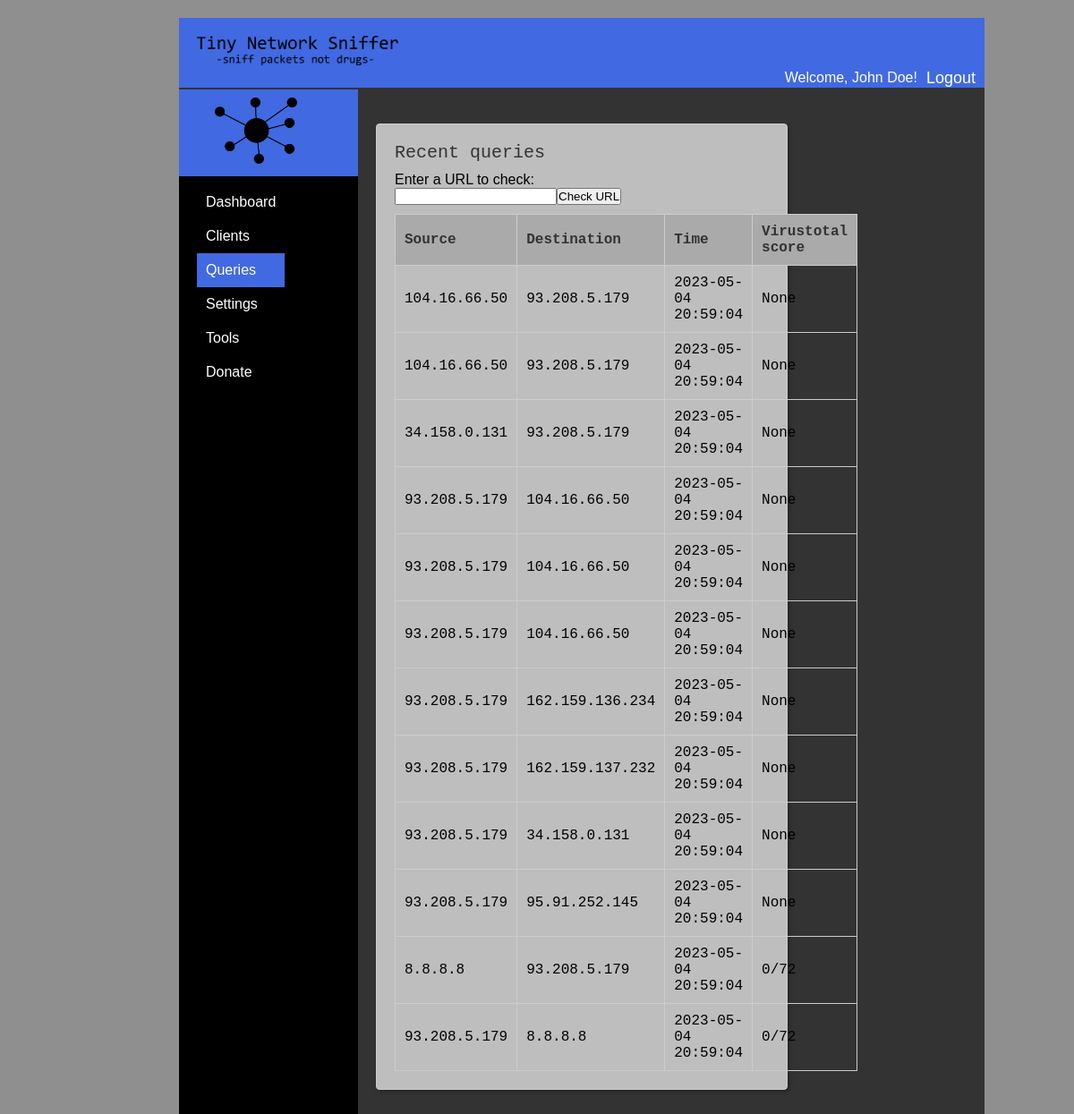
The page /queries (signed in) on the database as committed earlier.
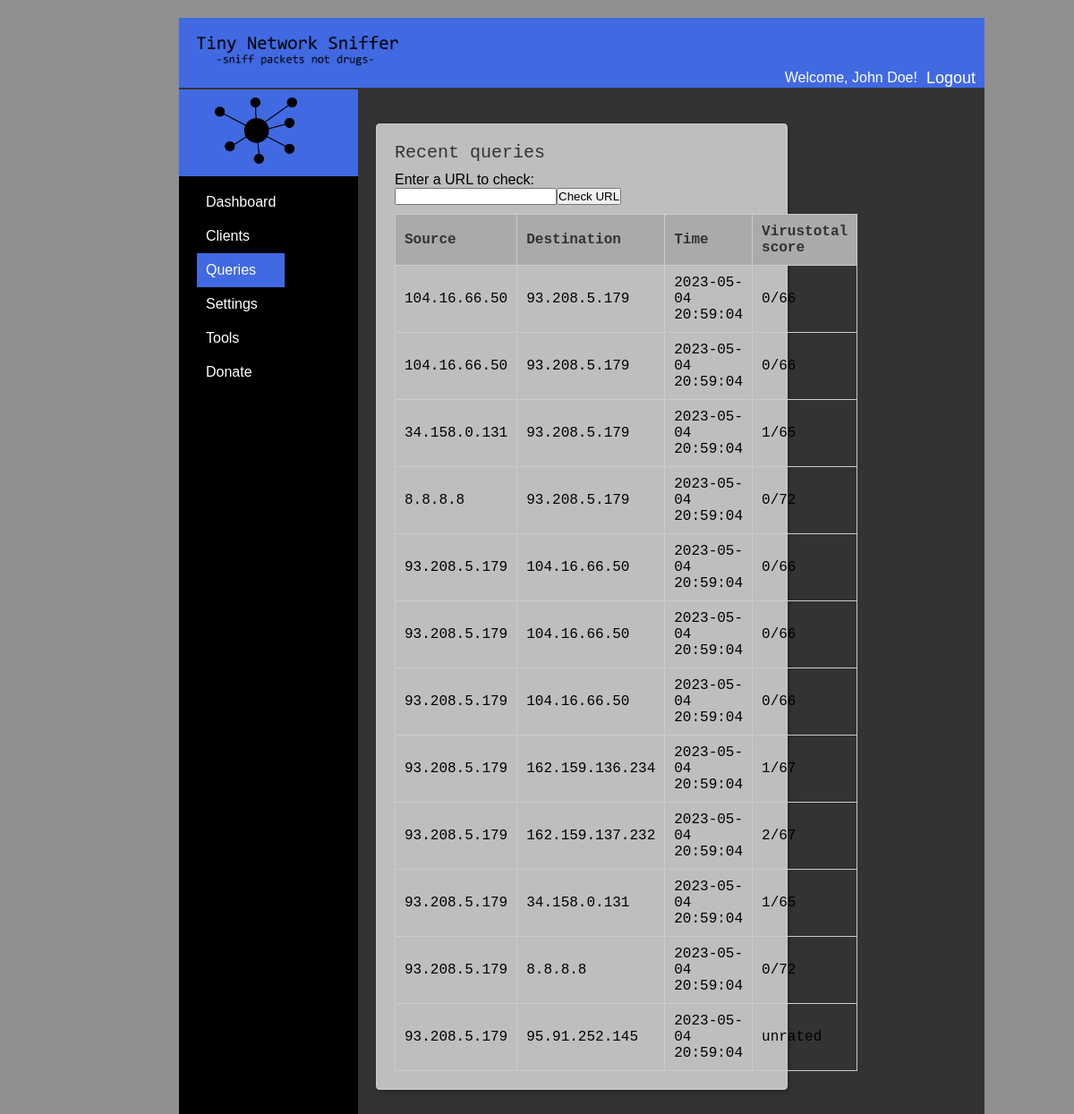
The same page on the database as committed later.
### tables this page shows
CREATE TABLE dns_queries
    (id INTEGER PRIMARY KEY AUTOINCREMENT,
     timestamp TEXT,
     source_ip TEXT,
     destination_ip TEXT,
     protocol TEXT,
     dns_query TEXT,
     vt_score TEXT,
     vt_lastcheck TEXT);

### flask_webserver.py (the view)
@app.route("/queries")
def queries():
    if "username" in session:
        conn = sqlite3.connect('database.db')
        c = conn.cursor()
        c.execute("SELECT source_ip, destination_ip, timestamp, vt_score FROM dns_queries LIMIT 20")
        rows = c.fetchall()
        conn.close()
        return render_template('queries.html', rows=rows)
    else:
        return redirect(url_for("login"))

### templates/queries.html (shortened to what this page needs)
<!DOCTYPE html>
<html>
<head>
	<link rel="stylesheet" type="text/css" href="../static/css/home.css">
</head>
<body>
	<div class="container">
		<div class="sidebar">
			<div class="logo">
				<img src="../static/img/Logoohnetext.png" class="logo">
			</div>
			<ul>
				<li><a href="home">Dashboard</a></li>
				<li><a href="clients">Clients</a></li>
				<li class="active"><a href="#">Queries</a></li>
				<li><a href="settings">Settings</a></li>
				<li><a href="#">Tools</a></li>
				<li><a href="#">Donate</a></li>
			</ul>
		</div>
		<div class="header">
			<img src="../static/img/textonly.png" width=25% >
			<div class="user-info">
				<p>Welcome, John Doe!</p>
				<a class="loggoutbtn" onclick="logout()">Logout</a>
			</div>
		</div>
		<div class="main-content">
			<div class="dashboard">
				<div class="dashboard-item">
					<h2>Recent queries</h2>
					<table>
						<thead>
							<tr>
								<th>Source</th>
								<th>Destination</th>
								<th>Time</th>
								<th>Virustotal score</th>
							</tr>
						</thead>
						<tbody>
							{% for row in rows %}
							<tr>
								<td>{{ row[0] }}</td>
								<td>{{ row[1] }}</td>
								<td>{{ row[2] }}</td>
								<td>{{ row[3] }}</td>
							</tr>
							{% endfor %}
							    <p>Enter a URL to check:</p>
								<input type="text" id="url-input">
								<button id="check-button">Check URL</button>
						</tbody>
					</table>
				</div>
			</div>
		</div>
	</div>
</body>
</html>

Rows that differ between the two databases and show on the page:
removed dns_queries: source_ip "104.16.66.50", destination_ip "93.208.5.179", timestamp "2023-05-04 20:59:04", row "None"
removed dns_queries: source_ip "104.16.66.50", destination_ip "93.208.5.179", timestamp "2023-05-04 20:59:04", row "None"
removed dns_queries: source_ip "34.158.0.131", destination_ip "93.208.5.179", timestamp "2023-05-04 20:59:04", row "None"
removed dns_queries: source_ip "93.208.5.179", destination_ip "104.16.66.50", timestamp "2023-05-04 20:59:04", row "None"
removed dns_queries: source_ip "93.208.5.179", destination_ip "104.16.66.50", timestamp "2023-05-04 20:59:04", row "None"
removed dns_queries: source_ip "93.208.5.179", destination_ip "104.16.66.50", timestamp "2023-05-04 20:59:04", row "None"
removed dns_queries: source_ip "93.208.5.179", destination_ip "162.159.136.234", timestamp "2023-05-04 20:59:04", row "None"
removed dns_queries: source_ip "93.208.5.179", destination_ip "162.159.137.232", timestamp "2023-05-04 20:59:04", row "None"
removed dns_queries: source_ip "93.208.5.179", destination_ip "34.158.0.131", timestamp "2023-05-04 20:59:04", row "None"
removed dns_queries: source_ip "93.208.5.179", destination_ip "95.91.252.145", timestamp "2023-05-04 20:59:04", row "None"
added dns_queries: source_ip "104.16.66.50", destination_ip "93.208.5.179", timestamp "2023-05-04 20:59:04", vt_score "0/66"
added dns_queries: source_ip "104.16.66.50", destination_ip "93.208.5.179", timestamp "2023-05-04 20:59:04", vt_score "0/66"
added dns_queries: source_ip "34.158.0.131", destination_ip "93.208.5.179", timestamp "2023-05-04 20:59:04", vt_score "1/65"
added dns_queries: source_ip "93.208.5.179", destination_ip "104.16.66.50", timestamp "2023-05-04 20:59:04", vt_score "0/66"
added dns_queries: source_ip "93.208.5.179", destination_ip "104.16.66.50", timestamp "2023-05-04 20:59:04", vt_score "0/66"
added dns_queries: source_ip "93.208.5.179", destination_ip "104.16.66.50", timestamp "2023-05-04 20:59:04", vt_score "0/66"
added dns_queries: source_ip "93.208.5.179", destination_ip "162.159.136.234", timestamp "2023-05-04 20:59:04", vt_score "1/67"
added dns_queries: source_ip "93.208.5.179", destination_ip "162.159.137.232", timestamp "2023-05-04 20:59:04", vt_score "2/67"
added dns_queries: source_ip "93.208.5.179", destination_ip "34.158.0.131", timestamp "2023-05-04 20:59:04", vt_score "1/65"
added dns_queries: source_ip "93.208.5.179", destination_ip "95.91.252.145", timestamp "2023-05-04 20:59:04", vt_score "unrated"
